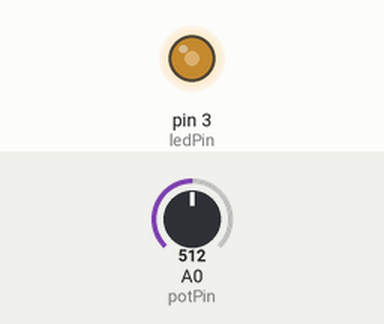
Simulated run of this sketch. Board: Arduino Uno, built with avr-gcc and run on an emulated ATmega328P. Shown: output pins drawn as LEDs (lit = HIGH). The inputs (shaded band) are chosen by the test bench; at power-on: A0 (potPin) = 512.

Above: at 1.2 s.
1.3 s: A0 (potPin) set to 716
At 1.6 s:
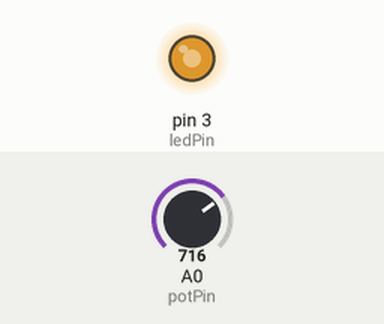
2.8 s: A0 (potPin) set to 900
At 3.9 s:
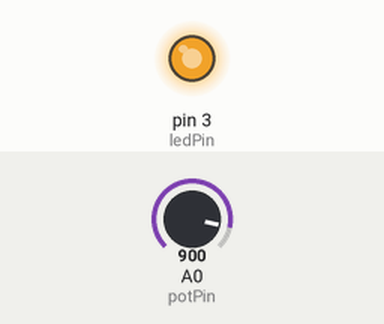
4.3 s: A0 (potPin) set to 122
At 5.1 s:
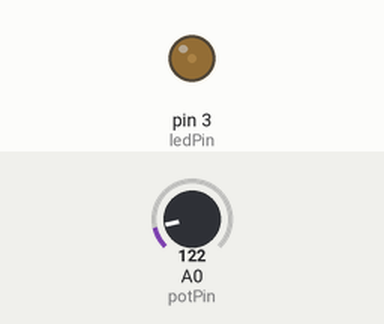
5.8 s: A0 (potPin) set to 0
At 6.2 s:
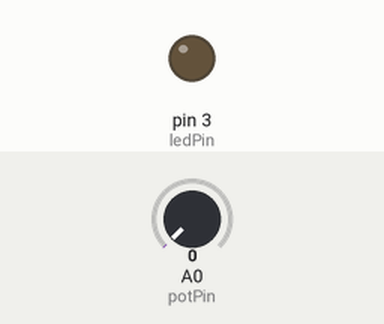
7.3 s: A0 (potPin) set to 511
At 8.5 s:
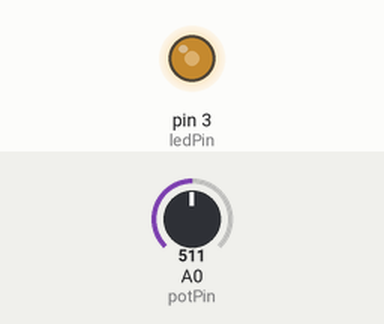
Timing chart, 0 to 9.8 s (numbered marks = the images above; inputs shaded):
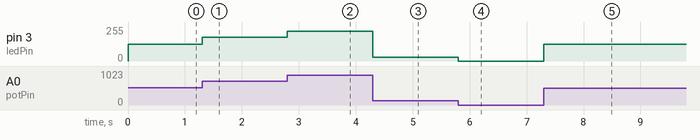

The sketch:

Niveau4_JourNuitSoft.ino
```cpp
const int ledPin = 3;
const int potPin = A0;

void setup() {
  pinMode(ledPin, OUTPUT);
}

void loop() {
  int potValue = analogRead(potPin);
  int brightness = map(potValue, 0, 1023, 0, 255);

  analogWrite(ledPin, brightness);

}
```

Measured:
- after the input at 1.3 s, pin 3 (ledPin): 127/255 → 178/255 at once
- after the input at 2.8 s, pin 3 (ledPin): 178/255 → 224/255 at once
- after the input at 4.3 s, pin 3 (ledPin): 224/255 → 30/255 at once
- after the input at 5.8 s, pin 3 (ledPin): 30/255 → 0/255 at once
- after the input at 7.3 s, pin 3 (ledPin): 0/255 → 127/255 at once
